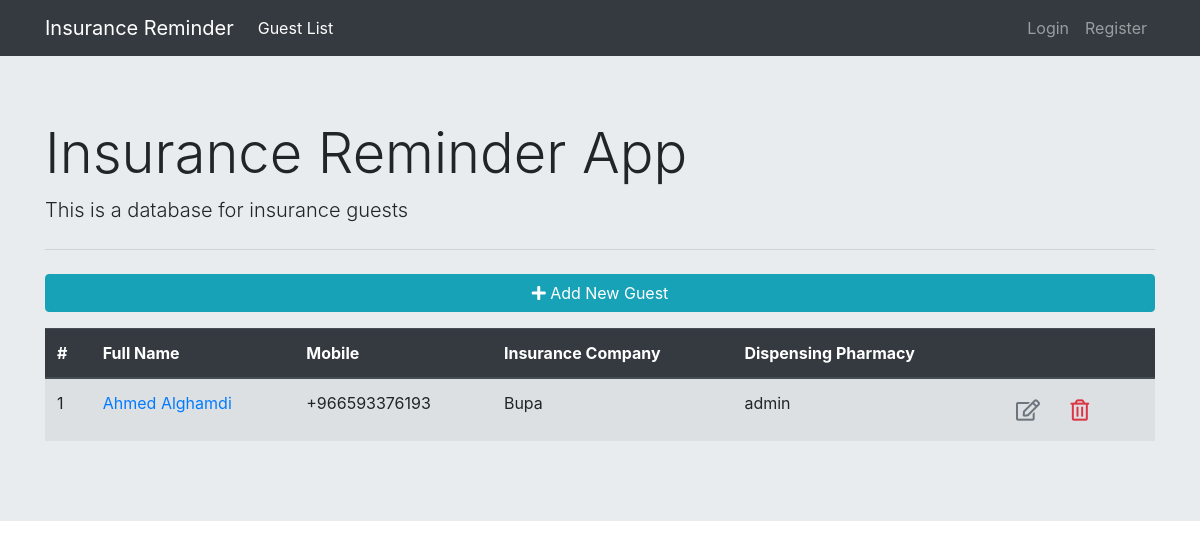
The app's page /, older data.
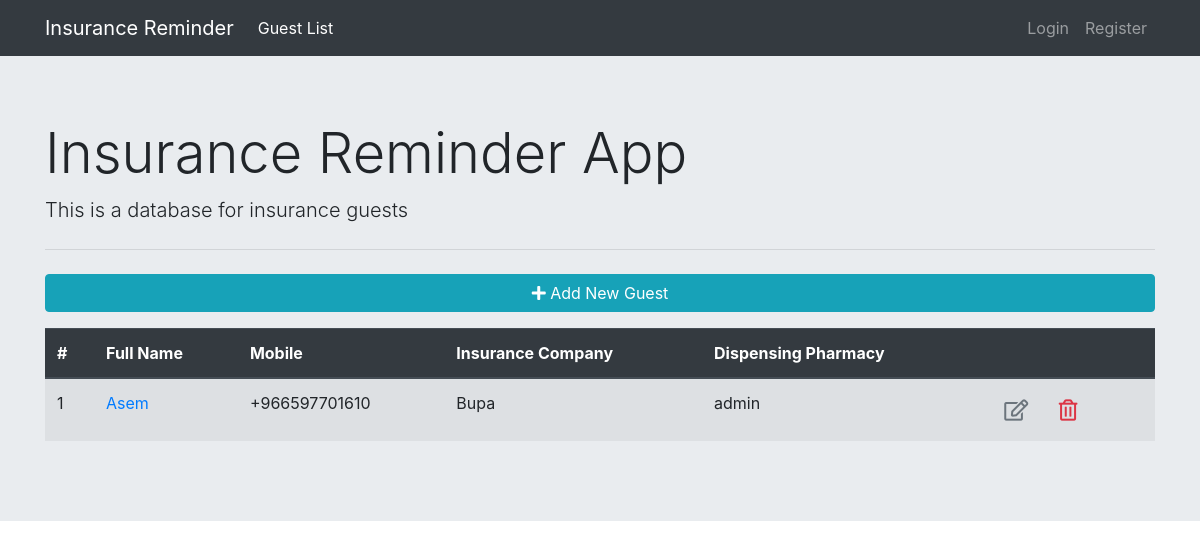
The same page, newer data.
### guest_registeration/models.py (models this page shows, shortened)
class Guest(models.Model):
    INSURANCE_COMPANIES = (
        ('Bupa', 'Bupa'),
        ('MedGulf', 'MedGulf'),
        ('MedNet', 'MedNet'),
        ('Tawnyia', 'Tawnyia'),
        ('Saudi Enaya', 'Saudi Enaya'),
    )
    fullname = models.CharField(max_length=250, verbose_name='Full Name')
    mobile = PhoneNumberField(verbose_name='Mobile No.')
    insurance_company = models.CharField(
        max_length=30, choices=INSURANCE_COMPANIES, verbose_name='Insurance Company', default='bupa')
    dipensing_date = models.DateField(verbose_name='Dispensing Date')
    next_dispensing = models.DateField(verbose_name='Next Dispensing Date')
    dispensing_pharmacy = models.ForeignKey(User, on_delete=models.CASCADE)

### guest_registeration/views.py (the view)
# urls.py: path('', guest_list, name='guest_list'),
def guest_list(request):
    context = {'guest_list': Guest.objects.all()}
    return render(request, 'guest_registeration/guest_list.html', context)

### guest_registeration/templates/guest_registeration/guest_list.html (shortened to what this page needs)
{% extends 'guest_registeration/base.html' %}
{% block content %}
    <a href="{% url 'guest_registeration:register' %}" class="btn btn-info btn-block mb-3">
        <i class="fas fa-plus"></i> Add New Guest
    </a>
    <table class="table table-striped">
        <thead class="thead-dark">
            <th>#</th>
            <th>Full Name</th>
            <th>Mobile</th>
            <th>Insurance Company</th>
            <th>Dispensing Pharmacy</th>
            <th></th>
        </thead>
        <tbody>
            {% for guest in guest_list %}
                <tr>
                    <td>{{ forloop.counter }}</td>
                    <td>
                        <a href="{% url 'guest_registeration:guest_detail' guest.id %}">
                            {{ guest.fullname }}
                        </a>
                    </td>
                    <td>{{ guest.mobile }}</td>
                    <td>{{ guest.insurance_company }}</td>
                    <td>{{ guest.dispensing_pharmacy }}</td>
                    <td>
                        <a href="{% url 'guest_registeration:guest_update' guest.id %}" class="btn text-secondary">
                            <i class="far fa-edit fa-lg"></i>
                        </a>
                        <form class="d-inline" action="{% url 'guest_registeration:guest_delete' guest.id %}" method="post">
                            <button type="submit" class="btn">
                                <i class="far fa-trash-alt fa-lg text-danger float-right"></i>
                            </button>
                        </form>
                    </td>
                </tr>
            {% endfor %}
        </tbody>
    </table>
{% endblock content %}

Row changes from the older to the newer data that the page shows:
changed Guest "Bupa": fullname "Ahmed Alghamdi" → "Asem"; mobile "+966593376193" → "+966597701610"
